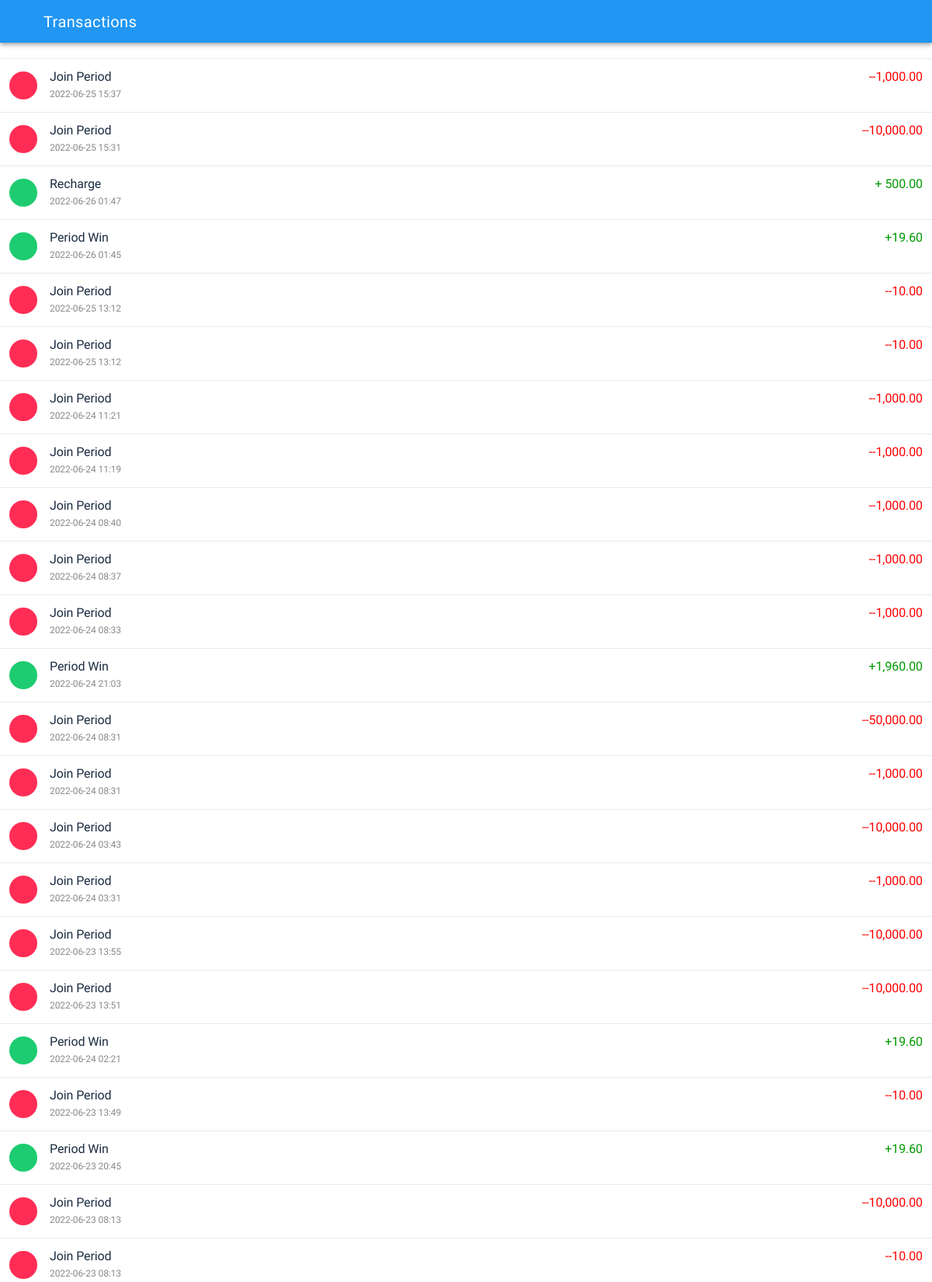
Page /transactions.php (signed in, upper part) on the committed database.
### tables this page shows
CREATE TABLE `tbl_walletsummery` (
  `id` int(11) NOT NULL,
  `userid` int(11) NOT NULL,
  `orderid` int(11) NOT NULL,
  `amount` float NOT NULL,
  `type` varchar(50) NOT NULL,
  `actiontype` varchar(50) NOT NULL,
  `createdate` timestamp NOT NULL DEFAULT current_timestamp()
);

### transactions.php (the view, shortened to what this page needs)
<!doctype html>
<html lang="en">
<head>
<link rel="stylesheet" href="assets/css/style.css">
</head>
<body>
<?php
include("include/connection.php");
$userid=$_SESSION['frontuserid'];?>
<div class="appHeader1">
  <div class="left"> <a href="#" onClick="goBack();" class="icon goBack"> <i class="icon ion-md-arrow-back"></i> </a>
    <div class="pageTitle">Transactions</div>
  </div>
</div>
<div id="appCapsule">
  <div class="appContent1 listView">
    <table class="table table-borderless">
      <tbody>
      <?php
	  @$userid=$_SESSION['frontuserid'];
      $summery=mysqli_query($con,"select * from `tbl_walletsummery` where `userid`='".$userid."' order by id desc");
	  $summeryRows=mysqli_num_rows($summery);
	  if($summeryRows!=''){
		  while($summeryResult=mysqli_fetch_array($summery)){
$post_date = $summeryResult['createdate'];
 $post_date2 = strtotime($post_date);
 $convert=date('Y-m-d H:i',$post_date2);
 $actiontypearray=explode("~",$summeryResult['actiontype']);
 @$actiontype=$actiontypearray[0];
 @$actiontypeval=$actiontypearray[1];
if($actiontype=='recharge'){
	  ?>
        <tr>
          <td>
          <div class="listItem">
          <div class="image">
              <div class="iconBox bg-success">
              <i class="icon ion-md-wallet"></i>
              </div>
            </div>
            <div class="text"><div><strong>Recharge</strong><small><?php echo $convert;?></small></div></div>
            </div>
            </td>
          <td class="tdtext">+ <?php echo number_format($summeryResult['amount'],2);?></td>
        </tr>
        <?php }if($actiontype=='join'){?>
        <tr>
          <td>
          <div class="listItem">
          <div class="image">
              <div class="iconBox bg-danger">
              <i class="icon ion-md-trophy"></i>
              </div>
            </div>
            <div class="text"><div><strong>Join Period</strong><small><?php echo $convert;?></small></div></div>
            </div>
            </td>
          <td class="tdtext2">--<?php echo number_format($summeryResult['amount'],2);?></td>
        </tr>
        <?php }if($actiontype=='win'){?>
        <tr>
          <td>
          <div class="listItem">
          <div class="image">
              <div class="iconBox bg-success">
              <i class="icon ion-md-trophy"></i>
              </div>
            </div>
            <div class="text"><div><strong>Period Win</strong><small><?php echo $convert;?></small></div></div>
            </div>
            </td>
          <td class="tdtext">+<?php echo number_format($summeryResult['amount'],2);?></td>
        </tr>
        <?php }if($actiontype=='withdraw'){
$chkwithdrawalQuery=mysqli_query($con,"select * from `tbl_withdrawal` where `id`='".$actiontypeval."'");
$chkwithdrawalResult=mysqli_fetch_array($chkwithdrawalQuery);
if($chkwithdrawalResult['status']==0){
			?>
        <tr>
          <td>
          <div class="listItem">
          <div class="image">
              <div class="iconBox bg-danger">
              <i class="icon ion-md-wallet"></i>
              </div>
            </div>
            <div class="text"><div><strong>Withdrawal</strong><small><?php echo $convert;?></small></div></div>
            </div>
            </td>
          <td class="tdtext2">--<?php echo number_format($summeryResult['amount'],2);?></td>
        </tr>
        <?php }else if($chkwithdrawalResult['status']==1){?>
        <tr>
          <td>
          <div class="listItem">
          <div class="image">
              <div class="iconBox bg-warning">
              <i class="icon ion-md-wallet"></i>
              </div>
            </div>
            <div class="text"><div><strong>Withdrawal</strong><small><?php echo $convert;?></small></div></div>
            </div>
            </td>
          <td class="tdtext3">--<?php echo number_format($summeryResult['amount'],2);?><br>
<small>Pending..</small></td>
        </tr>
        <?php }else if($chkwithdrawalResult['status']==2){?>
        <tr>
          <td>
          <div class="listItem">
          <div class="image">
              <div class="iconBox bg-success">
              <i class="icon ion-md-wallet"></i>
              </div>
            </div>
     <div class="text"><div><strong>Refund</strong><small><?php echo $convert;?></small></div></div>
            </div>
            </td>
          <td class="tdtext">+<?php echo number_format($summeryResult['amount'],2);?></td>
        </tr>
        <?php }?>
         <?php }if($actiontype=='envelope'){?>
        <tr>
          <td>
          <div class="listItem">
          <div class="image">
              <div class="iconBox bg-success">
              <i class="icon ion-ios-mail"></i>
              </div>
            </div>
            <div class="text"><div><strong>Envelope</strong><small><?php echo $convert;?></small></div></div>
            </div>
            </td>
          <td class="tdtext">+<?php echo number_format($summeryResult['amount'],2);?></td>
        </tr>
        <?php }if($actiontype=='reward'){?>
        <tr>
          <td>
          <div class="listItem">
          <div class="image">
              <div class="iconBox bg-success">
              <i class="icon ion-ios-gift"></i>
              </div>
            </div>
            <div class="text"><div><strong>Reward</strong><small><?php echo $convert;?></small></div></div>
            </div>
            </td>
          <td class="tdtext">+<?php echo number_format($summeryResult['amount'],2);?></td>
        </tr>
        <?php }if($actiontype=='bonus'){?>
        <?php }}}?>
      </tbody>
    </table>
  </div>
</div>
</body>
</html>

### assets/css/style.css (style rules this page uses)
body { font-family:"Heebo", sans-serif; font-size:14px; line-height:1.5em; letter-spacing:-0.007em; color:#333; background:#FFF; -webkit-font-smoothing:antialiased; -moz-osx-font-smoothing:grayscale; width:100%; height:100%; overflow-x:hidden; -ms-user-select:none; user-select:none; -moz-user-select:none; -webkit-user-select:none }
a { -webkit-transition:.2s all; transition:.2s all; color:#565EFF }
.appHeader1 { padding: 0 24px; height:55px; background-color: #2196f3; border-color: #2196f3; -webkit-box-shadow: 0 2px 4px -1px rgba(0, 0, 0, .2), 0 4px 5px 0 rgba(0, 0, 0, .14), 0 1px 10px 0 rgba(0, 0, 0, .12); box-shadow: 0 2px 4px -1px rgba(0, 0, 0, .2), 0 4px 5px 0 rgba(0, 0, 0, .14), 0 1px 10px 0 rgba(0, 0, 0, .12); }
.appHeader1 .pageTitle { line-height:3em; font-size: 20px; font-weight: 500; letter-spacing: .02em; white-space: nowrap; overflow: hidden; text-overflow: ellipsis; color:#fff; }
.appHeader1 .left, .appHeader1 .right { position:absolute; top:0; -webkit-transition:0.2s all; transition:0.2s all; height:56px; min-width:56px; display:-webkit-box; display:flex; -webkit-box-align:center; align-items:center; -webkit-box-pack:center; justify-content:center }
.appHeader1 .left .icon, .appHeader1 .right .icon { width:56px; height:56px; color:#fff; display:-webkit-box; display:flex; -webkit-box-align:center; align-items:center; -webkit-box-pack:center; justify-content:center }
.appHeader1 .left .icon i, .appHeader1 .right .icon i { font-size:26px }
.appHeader1 .left { left:0; right:auto }
#appCapsule { padding:0px 0; }
.appContent1 { padding:20px; }
.bg-success { background:#1DCC70 !important }
.bg-danger { background:#ff2d55 !important }
.listView { margin:0px -20px }
.listView .listItem { display:-webkit-box; display:flex; -webkit-box-align:center; align-items:center; padding:12px 56px 12px 20px; position:relative }
.listView .listItem:last-child:after { display:none !important }
.listView .listItem:after { content:""; display:block; height:1px; background:#E5E9F2; position:absolute; bottom:0; left:72px; right:0 }
.listView .listItem .image { width:52px; padding-right:16px }
.listView .listItem .image .iconBox { width:36px; height:36px; border-radius:200px; background:#565EFF; display:-webkit-box; display:flex; -webkit-box-align:center; align-items:center; -webkit-box-pack:center; justify-content:center; color:#FFF; font-size:20px }
.listView .listItem .image .iconBox i { margin:0 !important; line-height:1em }
.listView .listItem .text { width:calc(100% - 64px); color:#8D95A0; font-size:18px }
.listView .listItem .text strong { color:#1B2C42; font-weight:normal; display:block }
.table { color:#8D95A0 }
.table td, .table th { border-top:1px solid #E5E9F2; color:#333; font-size:13px; }

### transactions.php (style rules this page uses)
.tdtext { font-size:16px !important; color:#090 !important; font-weight:normal; text-align:right; }
.tdtext2 { font-size:16px !important; color:#f00 !important; font-weight:normal; text-align:right; }
.text small { font-size:12px; color:#888; }
.listView .listItem { padding: 0px 55px 0px 0px; }
.listView .listItem .text { font-size: 16px; }

### rows in the picture
tbl_walletsummery: createdate "2022-06-25 15:37", amount "1,000.00"
tbl_walletsummery: createdate "2022-06-25 15:31", amount "10,000.00"
tbl_walletsummery: createdate "2022-06-26 01:47", amount "500.00"
tbl_walletsummery: createdate "2022-06-26 01:45", amount "19.60"
tbl_walletsummery: createdate "2022-06-25 13:12", amount "10.00"
tbl_walletsummery: createdate "2022-06-25 13:12", amount "10.00"
tbl_walletsummery: createdate "2022-06-24 11:21", amount "1,000.00"
tbl_walletsummery: createdate "2022-06-24 11:19", amount "1,000.00"
tbl_walletsummery: createdate "2022-06-24 08:40", amount "1,000.00"
tbl_walletsummery: createdate "2022-06-24 08:37", amount "1,000.00"
tbl_walletsummery: createdate "2022-06-24 08:33", amount "1,000.00"
tbl_walletsummery: createdate "2022-06-24 21:03", amount "1,960.00"
tbl_walletsummery: createdate "2022-06-24 08:31", amount "50,000.00"
tbl_walletsummery: createdate "2022-06-24 08:31", amount "1,000.00"
tbl_walletsummery: createdate "2022-06-24 03:43", amount "10,000.00"
tbl_walletsummery: createdate "2022-06-24 03:31", amount "1,000.00"
tbl_walletsummery: createdate "2022-06-23 13:55", amount "10,000.00"
tbl_walletsummery: createdate "2022-06-23 13:51", amount "10,000.00"
tbl_walletsummery: createdate "2022-06-24 02:21", amount "19.60"
tbl_walletsummery: createdate "2022-06-23 13:49", amount "10.00"
tbl_walletsummery: createdate "2022-06-23 20:45", amount "19.60"
tbl_walletsummery: createdate "2022-06-23 08:13", amount "10,000.00"
tbl_walletsummery: createdate "2022-06-23 08:13", amount "10.00"
